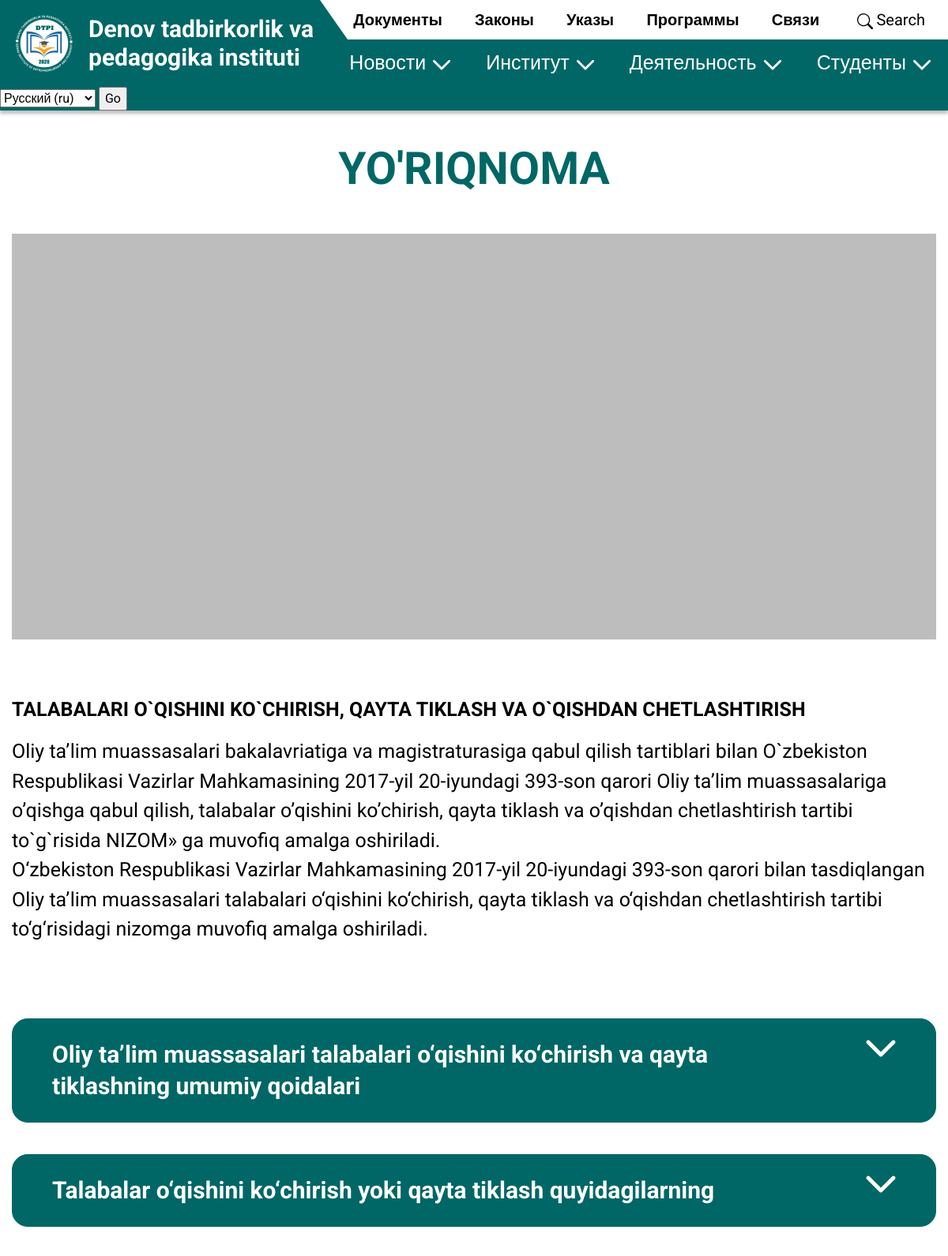
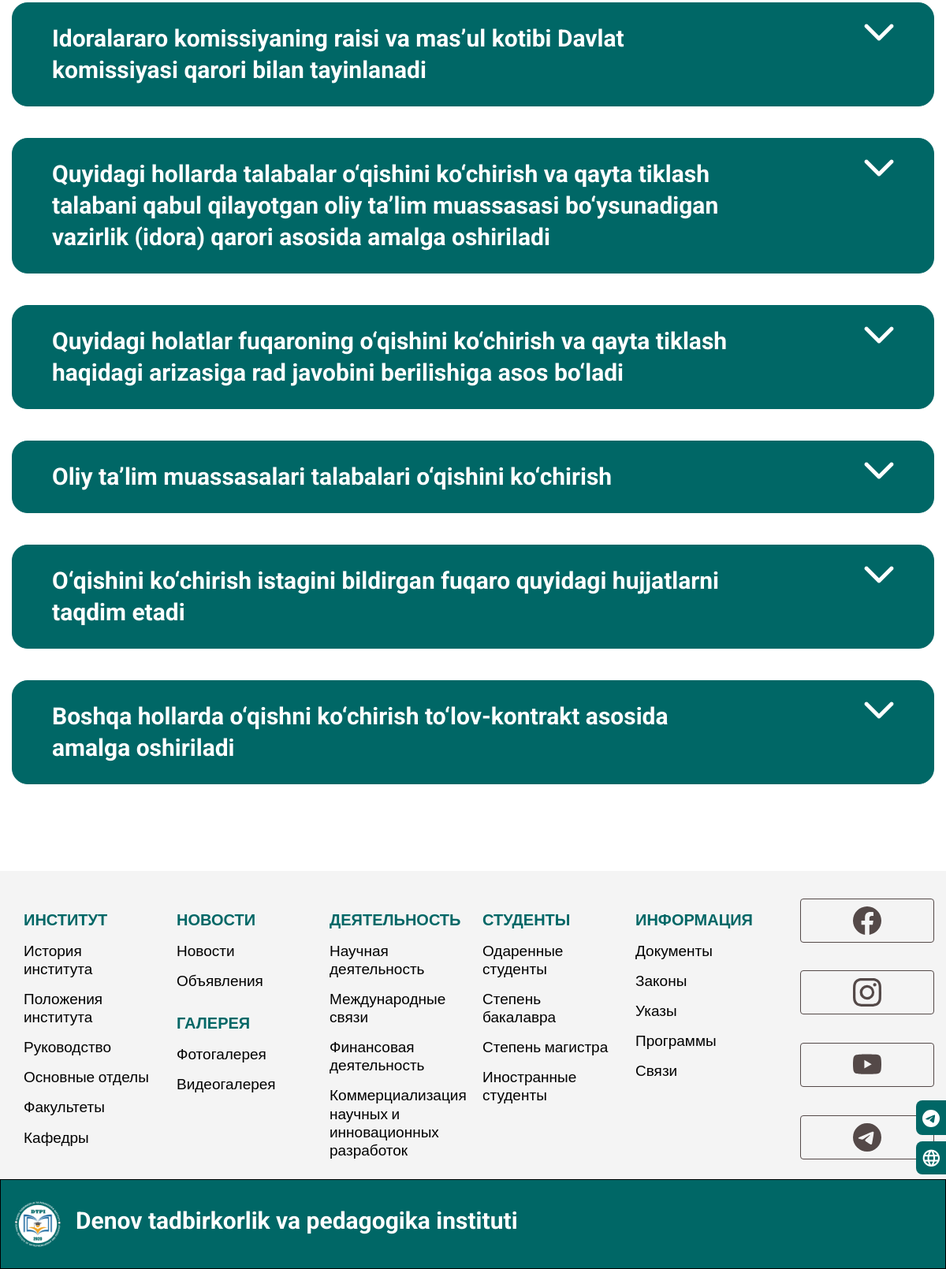
/ru/enrollee/, run on the app's committed database (2 pictures, top to bottom).
### main/models.py (models this page shows, shortened)
class Enrollee(models.Model):
    title = models.CharField(max_length=255, verbose_name="Заголовок")
    image = models.ImageField(upload_to='pages/', verbose_name="Излбражение")
    description = RichTextUploadingField(verbose_name="Текст")
    class Meta:
        verbose_name = 'данные об абитуриентах'
        verbose_name_plural = 'Абитуриенты'

class Questions(models.Model):
    questions = models.ForeignKey(Enrollee, on_delete=models.CASCADE, verbose_name="абитуриет")
    question = models.CharField(max_length=500, verbose_name="Вопрос")
    answer = RichTextUploadingField(verbose_name="Ответ")
    class Meta:
        verbose_name = 'часто задаваемый вопрос'
        verbose_name_plural = 'Часто задаваемые вопросы'

### main/views.py (the view)
# urls.py: path('enrollee/', enrollee, name='enrollee'),
def enrollee(request):
    content = Enrollee.objects.all()
    return render(request, 'enrollee.html', {'content': content})

### templates/enrollee.html (shortened to what this page needs)
{% extends 'base.html' %} {% load static %}
{% block content %}
    {% for content in content %}
        <section class="section-prestudent">
            <section class="section-guide">
                <div class="container-xl">
                    <h2 class="text-center title">
                        {{ content.title }}
                    </h2>
                    <img src="{{ content.image.url }}" class="img-fluid w-100" alt="">
                    <div class="content">
                        <div class="txt">
                            {{ content.description | safe }}
                        </div>
                        <div class="questions">
                            {% for question in content.questions_set.all %}
                                <div class="question">
                                    <a class="w-100 click" data-toggle="collapse" href="#collapse{{ question.id }}" role="button"
                                       aria-expanded="false" aria-controls="collapseExample">
                                        <div class="row">
                                            <div class="col-10 text-left qq">
                                                {{ question.question }}
                                            </div>
                                            <div class="col-2 text-right">
                                                <img src="{% static 'img/Arrow-collapse.png' %}"
                                                     class="img-fluid arrow-up"
                                                     alt="">
                                            </div>
                                        </div>
                                    </a>
                                </div>
                            {% endfor %}
                        </div>
                    </div>
                </div>
            </section>
        </section>
    {% endfor %}
{% endblock %}

### main/static/css/base.css (style rules this page uses)
body { font-family: 'Roboto', sans-serif; overflow-x: hidden; min-height: 100vh; display: -webkit-box; display: -ms-flexbox; display: flex; -webkit-box-orient: vertical; -webkit-box-direction: normal; -ms-flex-direction: column; flex-direction: column; -webkit-box-pack: justify; -ms-flex-pack: justify; justify-content: space-between; }
html { scroll-behavior: smooth !important; overflow-x: hidden; }
h2, .h2 { font-size: 57px; font-weight: 700; }
.section-prestudent { padding-top: 110px; }
.section-prestudent .section-guide { padding-top: 70px; }
.section-prestudent .section-guide .title { color: #006766; padding-bottom: 40px; }
.section-prestudent .section-guide .content { padding: 70px 0; }
.section-prestudent .section-guide .content .txt { font-size: 25px; color: black; margin-bottom: 70px; }
.section-prestudent .section-guide .content .questions .question { background: #006766; width: 100%; font-weight: bold; border: 1px solid #006766; border-radius: 20px; margin-bottom: 40px; }
.section-prestudent .section-guide .content .questions .question a { text-decoration: none; }
.section-prestudent .section-guide .content .questions .question a .arrow-up { -webkit-transform: rotate(0deg); transform: rotate(0deg); -webkit-transition: all .7s ease 0s; transition: all .7s ease 0s; }
.section-prestudent .section-guide .content .questions .question .row { padding: 25px 50px; }
.section-prestudent .section-guide .content .questions .question .row .qq { font-size: 30px; line-height: 40px; color: #ffffFF; }

### data on the page
Enrollee: title "YO'RIQNOMA", image (picture), description "TALABALARI O`QISHINI KO`CHIRISH, QAYTA TIKLASH VA O`QISHDAN CHETLASHTIRISH Oliy ta’lim muassasalari bakalavriatiga va magistraturasiga qabul qilish tartiblari bilan O`zbekiston Respublikasi Vazirlar Mahkamasining 2017-yil 20-iyundagi 393-son qarori Oliy ta’lim muassasalariga o’qishga qabul qilish, talabalar o’qishini ko’chirish, qayta tiklash va o’qishdan chetlashtirish tartibi to`g`risida NIZOM» ga muvofiq amalga oshiriladi. O‘zbekiston Respublikasi Vazirlar Mahkamasining 2017-yil 20-iyundagi 393-son qarori bilan tasdiqlangan Oliy ta’lim muassasalari talabalari o‘qishini ko‘chirish, qayta tiklash va o‘qishdan chetlashtirish tartibi to‘g‘risidagi nizomga muvofiq amalga oshiriladi."
Questions: question "Oliy ta’lim muassasalari talabalari o‘qishini ko‘chirish va qayta tiklashning umumiy qoidalari"
Questions: question "Talabalar o‘qishini ko‘chirish yoki qayta tiklash quyidagilarning"
Questions: question "Idoralararo komissiyaning raisi va mas’ul kotibi Davlat komissiyasi qarori bilan tayinlanadi"
Questions: question "Quyidagi hollarda talabalar o‘qishini ko‘chirish va qayta tiklash talabani qabul qilayotgan oliy ta’lim muassasasi bo‘ysunadigan vazirlik (idora) qarori asosida amalga oshiriladi"
Questions: question "Quyidagi holatlar fuqaroning o‘qishini ko‘chirish va qayta tiklash haqidagi arizasiga rad javobini berilishiga asos bo‘ladi"
Questions: question "Oliy ta’lim muassasalari talabalari o‘qishini ko‘chirish"
Questions: question "O‘qishini ko‘chirish istagini bildirgan fuqaro quyidagi hujjatlarni taqdim etadi"
Questions: question "Boshqa hollarda o‘qishni ko‘chirish to‘lov-kontrakt asosida amalga oshiriladi"

### other printed values
form field language "Русский (ru)"
